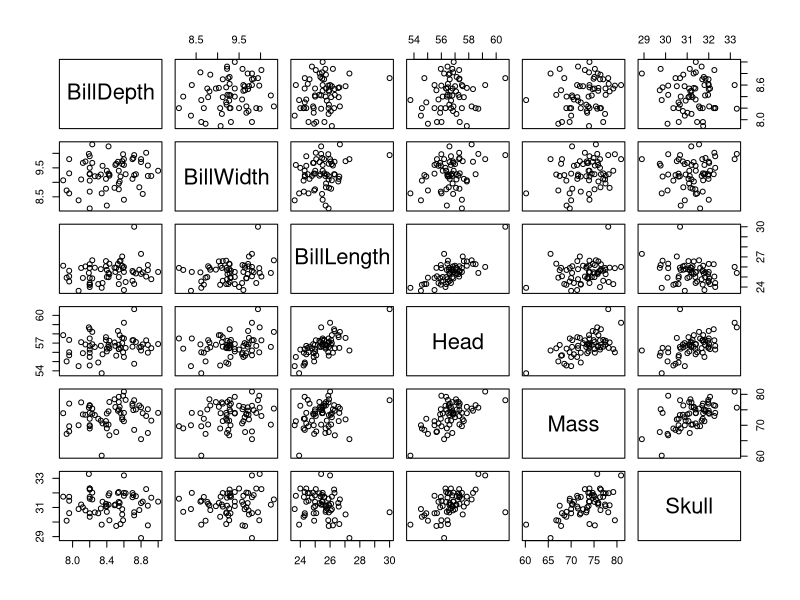

Generate this figure with R:
#### Multiple Correlations

# Sometimes you wish to examine multiple correlations
# it can be annoying to type out cor.test() multiple times.
# you can look at multiple correlations at once.


### loading libraries ----

library(tidyverse)
library(Hmisc) # for multiple correlations.
library(psych)


### loading data ----

jays <- read_csv("data/BlueJays.csv")

jayM <- jays %>% filter(KnownSex == "M") # we'll just look at Males

nrow(jayM) # 63 observations

head(jayM)


## One correlation e.g.
cor.test(jayM$Mass, jayM$Head)


## Getting a correlation matrix.----

# We can actually get the correlations between all numerical columns at once.

head(jayM)

jayM[,6:7] # we just got the correlation between the 6th and 7th columns
jayM[,3:8] # but the numerical data is in the 3rd through 8th columns....

cor(jayM[,6:7])  # so we did this above....

cor(jayM[,3:8])  # but we could do this to see all the correlations

plot(jayM[,3:8]) # and this plots them all.




## A matrix of correlation values and p-values----

as.matrix(jayM[,3:8]) # you have to put as.matrix() around your data

jaydata <- as.matrix(jayM[,3:8]) # you have to put as.matrix() around your data

 
Hmisc::rcorr(jaydata) # use 'rcorr' from package Hmisc

Hmisc::rcorr(jaydata, type="spearman")  # to do non-parametric



## Controlling for multiple comparisons ----

# use 'corr.test' from psych package

corr.test(jaydata, method="pearson", adjust="holm")

corr.test(jaydata, method="spearman", adjust="bonferroni")

# What adjustment for multiple tests should be used? 
# ("holm", "hochberg", "hommel", "bonferroni", "BH", "BY", "fdr", "none"). 
# See p.adjust for details about why to use "holm" rather than "bonferroni").
